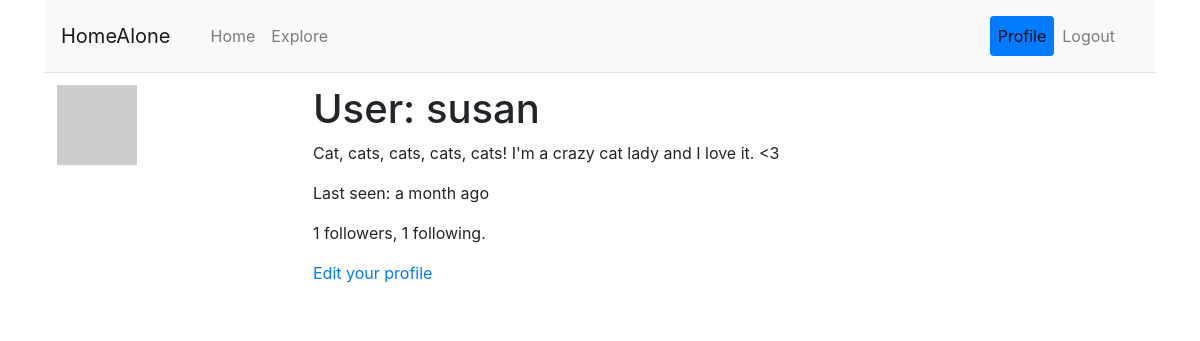
Page /user/susan (signed in) on the earlier database version.
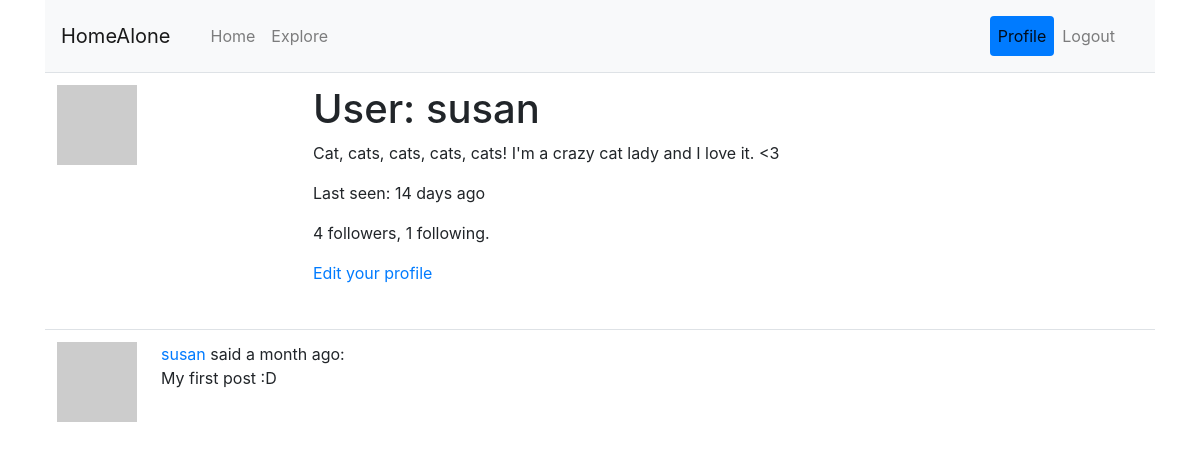
Same page on the later database version.
### app/models.py (models this page shows, shortened)
class User(UserMixin, db.Model):
	id = db.Column(db.Integer, primary_key=True)
	username = db.Column(db.String(64), index=True, unique=True)
	email = db.Column(db.String(120), index=True, unique=True)
	password_hash = db.Column(db.String(128))
	posts = db.relationship('Post', backref='author', lazy='dynamic')
	about_me = db.Column(db.String(140))
	last_seen = db.Column(db.DateTime, default=datetime.utcnow)
	followed = db.relationship(
		'User', # right side of relationship (users)
		secondary=followers, # left side of relationship (followers)
		primaryjoin=(followers.c.follower_id == id), # condition that links the left with the association table
		secondaryjoin=(followers.c.followed_id == id), # condition that links the right with the association table
		backref=db.backref('followers', lazy='dynamic'), # how this relationship will be accessed from the right side (from the left, the relationship is named `followed`)
		lazy='dynamic')
	def avatar(self, size):
		digest = md5(self.email.lower().encode('utf-8')).hexdigest()
		return 'https://www.gravatar.com/avatar/{}?d=identicon&s={}'.format(digest, size)

class Post(db.Model):
	id = db.Column(db.Integer, primary_key=True)
	body = db.Column(db.String(140))
	timestamp = db.Column(db.DateTime, index=True, default=datetime.utcnow)
	user_id = db.Column(db.Integer, db.ForeignKey('user.id'))
	language = db.Column(db.String(5))

### app/main/routes.py (the view)
@bp.route('/user/<username>')
@login_required
def user(username):
	user = User.query.filter_by(username=username).first_or_404()
	page = request.args.get('page', 1, type=int)
	pages = user.posts.order_by(Post.timestamp.desc()).paginate(
		page, current_app.config['POSTS_PER_PAGE'], False)
	posts = pages.items
	next_url = url_for('main.user', username=user.username, page=pages.next_num) \
		if pages.has_next else None
	prev_url = url_for('main.user', username=user.username, page=pages.prev_num) \
		if pages.has_prev else None
	return render_template('user.html', user=user,
							posts=posts, pages=pages,
							next_url=next_url, prev_url=prev_url)

### app/main/routes.py (called while the page is built)
@bp.before_request
def before_request():
	if current_user.is_authenticated:
		current_user.last_seen = datetime.utcnow()
		db.session.commit()
	g.locale = str(get_locale())

### app/models.py (called while the page is built)
@login.user_loader
def load_user(id):
	return User.query.get(int(id))

### app/templates/user.html (shortened to what this page needs)
{% extends "base.html" %}
{% block app_content %}
	<table class='table table-hover'>
		<tr>
			<td width="256px">
				<img src="{{ user.avatar(256) }}">
			</td>
			<td>
				<h1>{{ _('User: ') }}{{ user.username }}</h1>
				{% if user.about_me %}
					<p>{{ user.about_me }}</p>{% endif %}
				{% if user.last_seen %}
					<p>{{ _('Last seen: ') }}{{ moment(user.last_seen).fromNow() }}</p>{% endif %}
				<p>{{ user.followers.count() }} {{ _('followers') }},
					{{ user.followed.count() }} {{ _('following.') }}</p>
				{% if user == current_user %}
					<p><a href="{{ url_for('main.edit_profile') }}">
							{{ _('Edit your profile') }}</a></p>
				{% elif not current_user.is_following(user) %}
					<p><a href="{{ url_for('main.follow', username=user.username) }}">
							{{ _('Follow') }}<a></p>
				{% else %}
					<p><a href="{{ url_for('main.unfollow', username=user.username) }}">
							{{ _('Unfollow') }}</a></p>
				{% endif %}
			</td>
		</tr>
	</table>
  {% for post in posts %}
  	{% include '_post.html' %}
  {% endfor %}
{% endblock %}

### app/templates/base.html (shortened to what this page needs)
{% extends 'bs-f_base.html' %}
{% from 'bootstrap/nav.html' import render_nav_item as rni %}
{% from 'bootstrap/pagination.html' import render_pagination as rp %}
  {% block navbar %}
  <div class='container'>
    <nav class='navbar navbar-expand-sm navbar-light bg-light'>
      <a class="navbar-brand" href='/index'>{{ _('HomeAlone') }}</a>
      <div class='collapse navbar navbar-collapse d-flex justify-content-between' id='bs-example-navbar-collapse-1'>
        <ul class='navbar-nav nav-pills'>
          {{ rni('main.index', _('Home'), use_li=True) }}
          {{ rni('main.explore', _('Explore'), use_li=True) }}
        </ul>
        <ul class='navbar-nav nav-pills'>
          {% if current_user.is_anonymous %}
            {{ rni('auth.login', _('Login'), use_li=True) }}
          {% else %}
            {{ rni('main.user', _('Profile'), username=current_user.username) }}
            {{ rni('auth.logout', _('Logout'), use_li=True) }}
          {% endif %}
        </ul>
      </div>
    </nav>
  </div>
  {% endblock navbar %}
  {% block content %}
    <div class='container'>
      {% block app_content %}{% endblock %}
    </div>
  {% endblock content %}

### app/templates/_post.html (shortened to what this page needs)
 <table class='table table-hover'>
 	<tr>
 		<td width='70px'>
 			<a href="{{ url_for('main.user', username=post.author.username) }}">
	 			<img src="{{ post.author.avatar(70) }}" />
	 		</a>
	 	</td>
 		<td>
	 			{{ _('%(username)s said %(when)s',
	 					username=user_link, when=moment(post.timestamp).fromNow()) }}:
	 			<br>
	 			<span id="post{{ post.id }}">{{ post.body }}</span>
	 		</td>
 	</tr>
 </table>

Differences in the rows shown:
changed User "susan": last_seen "a month ago" → "14 days ago"
added Post: body "My first post :D"
Other differences:
{{ user.followers.count() }}: "1" → "4"
